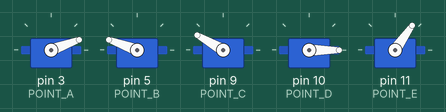
The sketch below on a simulated Arduino Uno, built with avr-gcc and run on an emulated ATmega328P. On the bench: 5 × servo. At 19.1 s the program stops and its outputs stay as they are.

Above: at 0.1 s.
At 9.1 s:
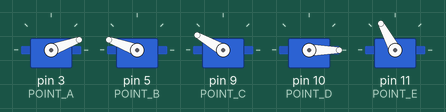
Timing chart, 0 to 10.6 s (numbered marks = the images above):
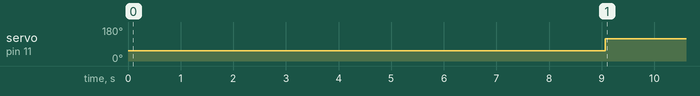

Measured:
- by itself, servo on pin 11 (POINT_E): 55° → 118° at 9.1 s

The sketch:

JiXie_TEST.ino
```cpp
#include <Servo.h>
//初始化
//1 - 5度
//2 - 150度
//3 - 0度
//4 - 55度 （开）

//放在地上
//1 - 5度
//2 - 20度
//3  - 38度（水平直的）
//4   - 55度（开）

//放在地上加=夹取
//1 - 5度
//2 - 20度
//3  - 38度（水平直的）
//4   - 125度（夹）

//  初始化机械臂参数  单位为度数
#define    Move_A      20
#define    Move_B      160

#define    Move_C      150
#define    Move_D      0
#define    Move_E      55

//      到达地面参数    单位为度数
#define    Move_A_Down      40
#define    Move_B_Down      160

#define    Move_C_Down      20
#define    Move_D_Down      38
#define    Move_E_Down      55

Servo servoLeft;  // 创建Servo对象来控制第一个伺服舵机
Servo servoRight;  // 创建Servo对象来控制第二个伺服舵机

Servo POINT_A;
Servo POINT_B;
Servo POINT_C;
Servo POINT_D;
Servo POINT_E ;

int angle = 0;

void setup() {

  // POINT_A.attach(2);
  // POINT_B.attach(3);
  // POINT_C.attach(4);
  // POINT_D.attach(5);
  // POINT_E.attach(6);


  POINT_A.attach(3, 500, 2500);
  POINT_B.attach(5, 500, 2500);
  POINT_C.attach(9, 500, 2500);
  POINT_D.attach(10, 500, 2500);
  POINT_E.attach(11, 500, 2500);

  Init_Hand();
}

void loop()
{
    // for (angle = 100; angle <= 180; angle++) //100->180
    // {
    // POINT_A.write(angle);
    // delay(15);
    // }

    // for (angle = 180; angle >= 100; angle--) //180->0
    // {
    // POINT_A.write(angle);
    // delay(15);
    // }

    // POINT_A.write(55);
    // delay(1000);
    // POINT_A.write(125);
    // delay(2000);

    //一整套动作
    Init_Hand();
    delay(3000);
    Down();
    delay(3000);
    Hand_Getting();
    delay(3000);
    Up();
    delay(3000);

    while(1);
}


void Init_Hand()
{
  POINT_A.write(Move_A);
  POINT_B.write(Move_B);
  POINT_C.write(Move_C);
  POINT_D.write(Move_D);
  POINT_E.write(Move_E);
}

void Down()
{
  POINT_A.write(Move_A);
  POINT_B.write(Move_B);
  InputAngle(Move_C,Move_C_Down,POINT_C);
  delay(500);
  InputAngle(Move_D,Move_D_Down,POINT_D);
  // POINT_D.write(Move_D);
}

void Up()
{
  POINT_A.write(Move_A);
  POINT_B.write(Move_B);
  InputAngle(Move_D_Down,Move_D,POINT_D);
  delay(500);
  InputAngle(Move_C_Down,Move_C,POINT_C);
  delay(1000);
}

void Hand_Getting()
{
  POINT_E.write(118);
}

void InputAngle(int set,int tar,class Servo ONE)
{
  //增大角度
  if(set < tar)
  {
    for (angle = set; angle <= tar; angle++)
    {
    ONE.write(angle);
    delay(15);
    }
  }

  //减小角度
  if(set > tar)
  {
    for (angle = set; angle >= tar; angle--)
    {
    ONE.write(angle);
    delay(15);
    }
  }
}
```
